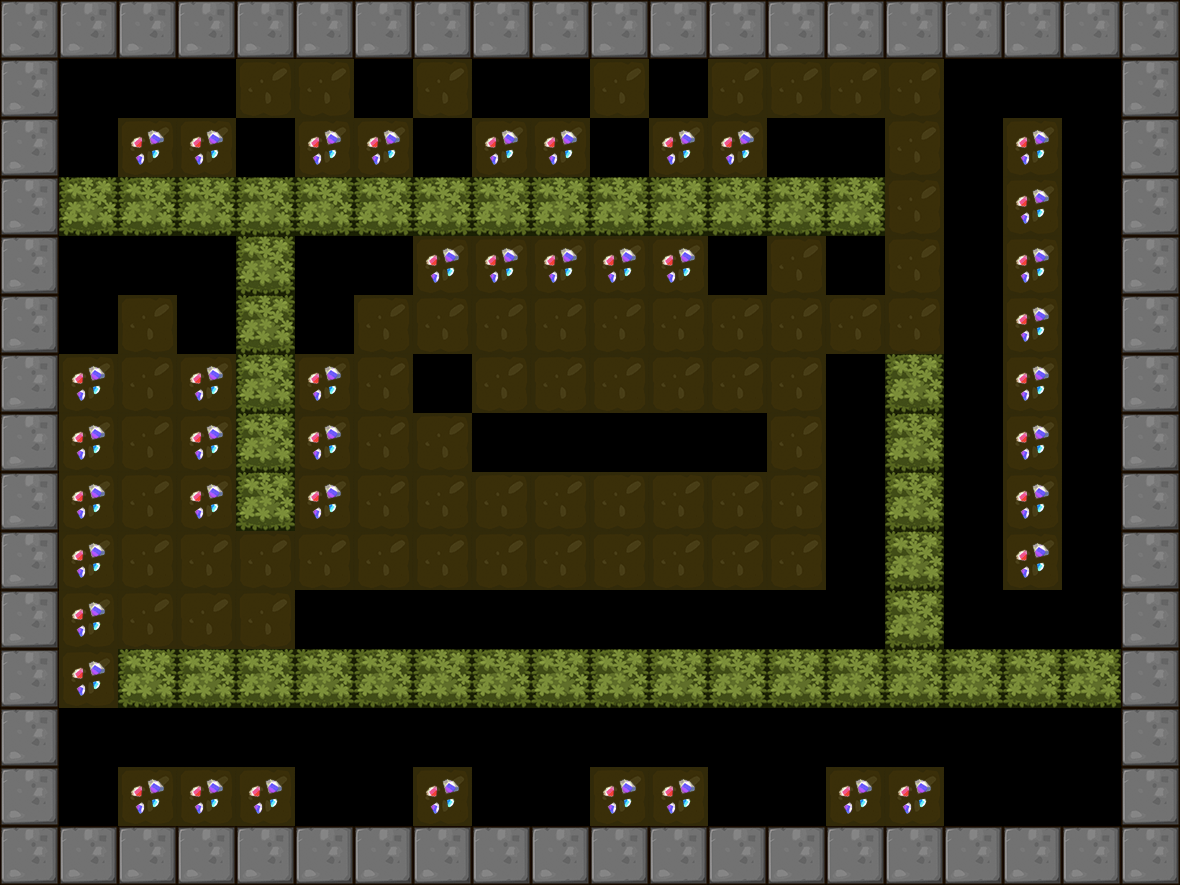

A 2D game scene composited from a Tiled map and its tileset images. What follows is a short description and the map's XML, with each tile layer's data collapsed to a summary:
An orthogonal 20x15 tile map with 59x59 px tiles, 1 tile layer (BackGround) and 5 objects (2x Hammer, 2x Shipper, Player).

<map version="1.0" orientation="orthogonal" renderorder="right-down" width="20" height="15" tilewidth="59" tileheight="59">
 <tileset firstgid="1" name="itemmap" tilewidth="59" tileheight="59">
  <image source="tileset2.png" trans="ff00ff" width="354" height="354" />
 </tileset>
 <layer name="BackGround" width="20" height="15">
  <data>[300 cells, 242 non-empty, 7 distinct tile ids]</data>
 </layer>
 <objectgroup name="RobotCharacter">
  <object name="Player" x="537.858" y="421.219" width="40" height="40" />
 </objectgroup>
 <objectgroup name="EnemyCharacter">
  <object name="Hammer" type="Hammer" x="717.94" y="600.533" width="40" height="40" />
  <object name="Hammer" type="Hammer" x="595.224" y="713.507" width="40" height="40" />
  <object name="Shipper" type="Shipper" x="950.127" y="304.01" width="40" height="40" />
  <object name="Shipper" type="Shipper" x="1068.53" y="425.298" width="40" height="40" />
 </objectgroup>
</map>
